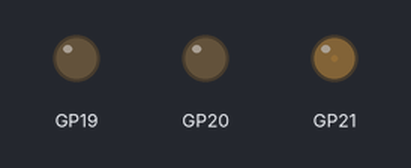
This program was run on a simulated Raspberry Pi Pico running MicroPython. Parts: output pins drawn as LEDs (lit = HIGH). What the program prints to the serial console is not drawn. At 16.1 s the program stops and its outputs stay as they are.

Above: at 16.2 s.
Timing chart, 0 to 17.6 s (numbered marks = the images above):
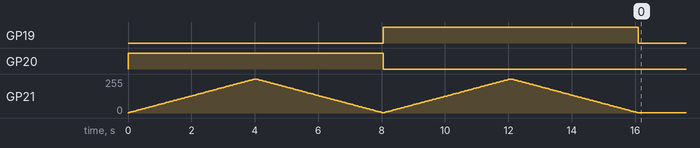

The program:

motor_driver.py
```python
from machine import Pin, PWM


class MotorDriver:
    def __init__(self, pwm_id, ina_id, inb_id, ):
        self.pwm_pin = PWM(Pin(pwm_id))
        self.pwm_pin.freq(2000)
        self.ina_pin = Pin(ina_id, Pin.OUT)
        self.inb_pin = Pin(inb_id, Pin.OUT)
        self.disable()

    def stop(self):
        self.pwm_pin.duty_u16(0)

    def forward(self, duty):
        assert 0 <= duty <= 1  # make sure dutycycle in [0, 1]
        self.ina_pin.on()
        self.inb_pin.off()
        self.pwm_pin.duty_u16(int(65535 * duty))

    def backward(self, duty):
        assert 0 <= duty <= 1  # make sure dutycycle in [0, 1]
        self.ina_pin.off()
        self.inb_pin.on()
        self.pwm_pin.duty_u16(int(65535 * duty))

    def disable(self):
        self.ina_pin.off()
        self.inb_pin.off()


if __name__ == "__main__":
    from time import sleep

    # SETUP
    # md = MotorDriver(pwm_id=16, ina_id=17, inb_id=18)  # left
    md = MotorDriver(pwm_id=21, ina_id=20, inb_id=19)  # right

    # LOOP
    for i in range(100):
        md.forward((i + 1) / 100)
        print(f"f, dc: {i}%")
        sleep(4 / 100)  # 4 seconds to ramp up
    for i in reversed(range(100)):
        md.forward((i + 1) / 100)
        print(f"f, dc: {i}%")
        sleep(4 / 100)  # 4 seconds to ramp down
    # Backwardly ramp up and down
    for i in range(100):
        md.backward((i + 1) / 100)
        print(f"b, dc: {i}%")
        sleep(4 / 100)  # 4 seconds to ramp up
    for i in reversed(range(100)):
        md.backward((i + 1) / 100)
        print(f"b, dc: {i}%")
        sleep(4 / 100)  # 4 seconds to ramp down

    # TERMINATE
    md.disable()
    print("Motor driver disabled")
```

Measured:
- by itself, GP19: LOW → HIGH at 8.1 s, → LOW 8.1 s later
- by itself, GP20: LOW → HIGH at 0.00 s, → LOW 8.1 s later
